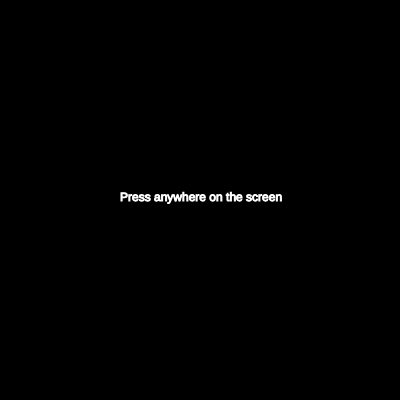
Frame 1 (no input)
Frame 60 (no input): identical to frame 1, image omitted
Frame 120 (the mouse pressed at the canvas centre since frame 60): identical to frame 1, image omitted

The p5.js sketch that drew this single still picture (run headless with seeded random() and noise() and a simulated clock; from frame 60 on, the mouse is pressed at the canvas centre):

// p5.js sketch
// ── sketch.js
// class representing every dot
class Organism{
  constructor(){
    this.x = random(WIDTH * 1/3, WIDTH * 2/3);
    this.y = HEIGHT;
    this.r = 5;
    this.genes = [];
    this.fitness = 0;
    this.index = 0;
  }
  
  // Creating the genes for an organism
  create_genes(distance){
    let genes = [];
    for (let j = 0; j < distance; j++) {
       genes.push(p5.Vector.random2D());
    }
    this.genes.push(genes);
    console.log(genes.length);
  }
  
  // Calculating the fitness
  calc_fitness(target){
    const distance = dist(this.x, this.y, target.x, target.y);
    let normalised = distance / HEIGHT;
    this.fitness = 1 - normalised;
  }
  
  // Crossover with a partner
  crossover(partner){
    let child = new Organism();
    for(let j = 0;j <= target_index;j++){
      let genes = []
      for (let i = 0; i < GENE_LENGTH[j]; i++) {
        try{
          if (i % 2 ==0) {
            genes.push(this.genes[j][i]);
          } else {
            genes.push(partner.genes[j][i]);
          }
        }catch(error){
          genes.push(p5.Vector.random2D());
        }
        
      }
      child.genes.push(genes);
    }
    for(let j = target_index+1;j < Target_array.length;j++){
      let genes = []
      for (let i = 0; i < GENE_LENGTH[j]; i++) {
        genes.push(p5.Vector.random2D());
      }
      child.genes.push(genes);
    }
    return child;
  }
  
  // Mutations in the genes
  mutate(rate){
    for (let i = 0; i < GENE_LENGTH; i++) {
      if (random(1) < rate) {
         this.genes[target_index][i] = p5.Vector.random2D();
      }
    }
  }
  
}

// CONSTANTS
WIDTH = 400;
HEIGHT = 400;
GENE_LENGTH = [];
population = [];
organism_num = 30;
move_scale = 10;
matingpool = [];
MUTATION_RATE = 10;
index = 0;
generation = 1;
TR = 10;
Target_array = [];
target_index = 0;
target_range = false;
average_fitness = 0;
temp = 0;

// How dystopian on a scale of 1 to 10
DYSTOPIAN_PERCENTAGE = 1;

// Setup for the display
function setup() {
  createCanvas(WIDTH, HEIGHT);
  for (let i = 0; i < organism_num; i++){
    population.push(new Organism());
  }
}

// Calculating the average
function avg_calc(){
  let avg = 0;
  for(let body of population){
    avg += body.fitness;
  }
  return avg/population.length
}

// Seeing if the average of the fitness if above a certain threshold
function count_calc(){
  let avg = avg_calc();
  return avg > 0.85;
}

// Natural selection function
function natural_selection(){
  matingpool = [];
  for (let pop of population){
    let n = floor(pow(pop.fitness, 3) * 100);
    for(let i = 0; i < n; i++){
      matingpool.push(pop);
    }
  }
}

// Reproduction
function reproduce(){
  for(let i = 0; i < organism_num;i++){
    let organism_parent1_index = floor(random(1, matingpool.length * (11-DYSTOPIAN_PERCENTAGE)/10));
    let organism_parent2_index = floor(random(1, matingpool.length * (11-DYSTOPIAN_PERCENTAGE)/10));
    let organism_parent1 = matingpool[organism_parent1_index-1];
    let organism_parent2 = matingpool[organism_parent2_index-1];
    let organism_child = organism_parent1.crossover(organism_parent2);
    population[i] = organism_child;
  }
}

// Event listener for the mouse click
function mouseClicked() {
  let distance = 0;
  if(Target_array.length == 0){
    distance = dist(WIDTH*2/3, HEIGHT, mouseX, mouseY);
  }else{
    distance = dist(Target_array[Target_array.length-1].x, Target_array[Target_array.length-1].y, mouseX, mouseY);
  }
  distance = floor(distance);
  Target_array.push(createVector(mouseX, mouseY));
  for (let organism of population){
    organism.create_genes(distance);
  }
  GENE_LENGTH.push(distance);
  console.log(GENE_LENGTH);
}

// Draw function
function draw() {
  background(0);
  
  if(Target_array.length != 0){
    let t = 1;
    for (let Target of Target_array){
      fill('red');
      stroke('red');
      circle(Target.x, Target.y, 10);
      fill("#fff");
      stroke("#fff");
      text(t, Target.x-3, Target.y-20, Target.x, Target.y);
      t += 1;
    }
    
    if(temp < target_index){
       for (let organism of population){
        fill("#fff");
        stroke("#fff");
        circle(organism.x, organism.y, organism.r);
         try{
           organism.x += move_scale*organism.genes[temp][organism.index].x;
           organism.y += move_scale*organism.genes[temp][organism.index].y;
         }catch (error){
           console.log(organism.genes);
           exit();
         }
        organism.index += 1;
        if (dist(organism.x, organism.y, Target_array[temp].x, Target_array[temp].y) < TR){
          target_range = true;
        }
      }
      if(population[0].index == GENE_LENGTH[temp] || target_range){
        if(target_range){
          GENE_LENGTH[temp] = population[0].index;
        }
        
        for (let organism of population){
          organism.index = 0;
        }
        target_range = false;
        temp += 1;
      }
    }else{
      for (let organism of population){
        fill("#fff");
        stroke("#fff");
        circle(organism.x, organism.y, organism.r);
        try{
          organism.x += move_scale*organism.genes[target_index][organism.index].x;
        }catch(error){
          console.log(organism.index);
          exit();
        }
        
        organism.y += move_scale*organism.genes[target_index][organism.index].y;
        organism.index += 1;
        if (dist(organism.x, organism.y, Target_array[target_index].x, Target_array[target_index].y) < TR){
          target_range = true;
        }
      }
      index += 1;
      if(index == GENE_LENGTH[target_index] || target_range){
        for (let organism of population){
          organism.calc_fitness(Target_array[target_index]);
        }
        if(count_calc()){
          if(target_index < Target_array.length-1){
            target_index += 1;
          }
        }
        average_fitness = avg_calc();
        natural_selection();
        reproduce();
        index = 0;
        generation += 1;
        target_range = false;
        temp = 0;
      }
      
    }

    let gen = "Generation: " + generation;
    text(gen, 10, 40, 100, HEIGHT - 30);
    let gen1 = "Average Fitness: " + average_fitness.toFixed(2);
    text(gen1, 10, 55, 120, HEIGHT - 30);
    let gen3 = "Target: " + (target_index + 1);
    text(gen3, 10, 70, 100, HEIGHT - 30);
    
  }else{
    fill("#fff");
    stroke("#fff");
    let gen = "Press anywhere on the screen";
    text(gen, WIDTH/2 - 1/5 * WIDTH, HEIGHT/2 - 8, WIDTH/2 + 1/5 * WIDTH, HEIGHT/2 + 8);
  }
}

// ── style.css
html,
body {
  margin: 0;
  padding: 0;
}
canvas {
  display: inline;
}

main {
  width: 100%;
  text-align: center;
}

div {
  text-align: center;
}
